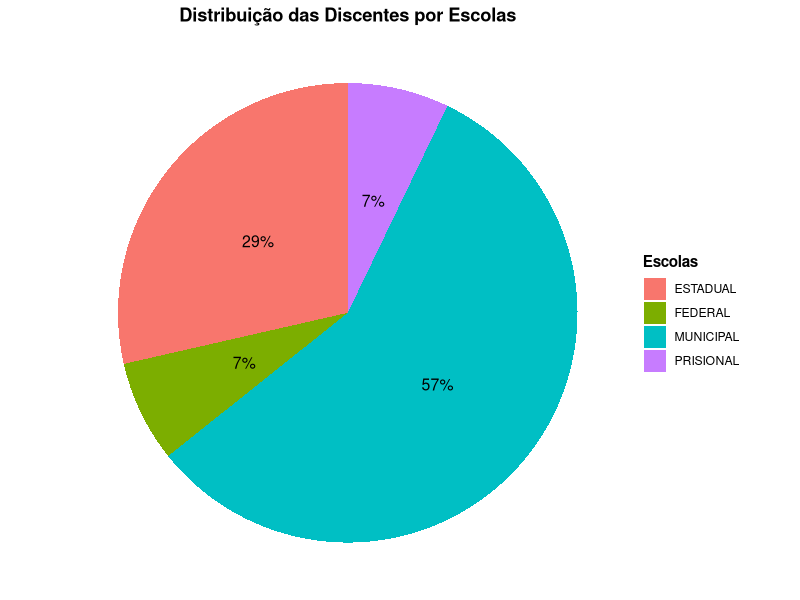

Generate this figure with R:
library(ggplot2)

# Criar data frame
df <- data.frame(
  Escolas = c("ESTADUAL", "FEDERAL", "MUNICIPAL", "PRISIONAL"),
  quantidade = c(4, 1, 8, 1)
)

# Calcular porcentagem
df$porcento <- round(df$quantidade / sum(df$quantidade) * 100)

# Gráfico de pizza com ggplot2
ggplot(df, aes(x = "", y = quantidade, fill = Escolas)) +
  geom_bar(stat = "identity", width = 1) +
  coord_polar("y") +
  geom_text(aes(label = paste0(porcento, "%")), 
            position = position_stack(vjust = 0.5), size = 4) +
  labs(title = "Distribuição das Discentes por Escolas",
       fill = "Escolas") +  # Define o título da legenda
  theme_void() +
  theme(
    plot.title = element_text(hjust = 0.5, face = "bold"),
    legend.title = element_text(face = "bold"),    # Título da legenda em negrito
    legend.text = element_text(face = "plain")     # Texto da legenda normal
  )
